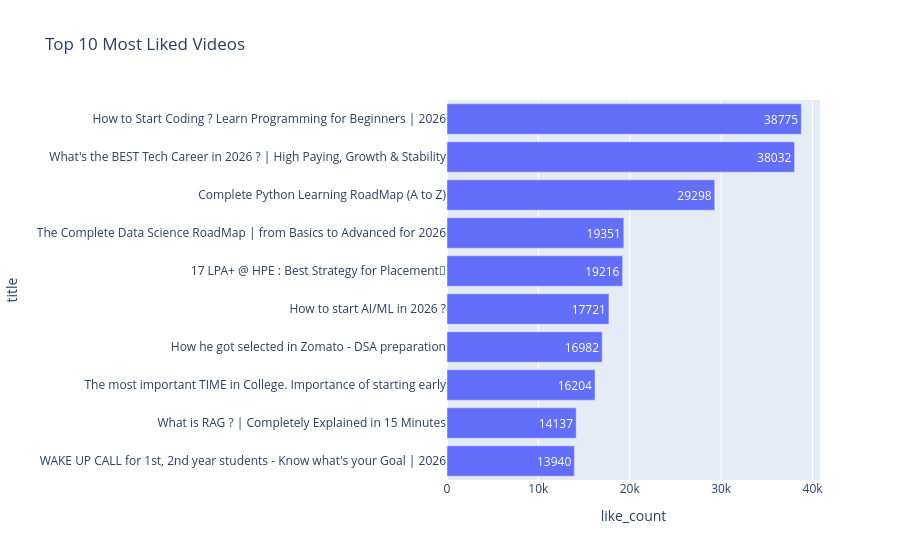

Notebook cell for this chart:
### Code cell
top_likes = videos_df.nlargest(
    10,
    "like_count"
)

fig = px.bar(

    top_likes,

    x="like_count",

    y="title",

    orientation="h",

    title="Top 10 Most Liked Videos",

    text="like_count"

)

fig.update_layout(

    yaxis=dict(autorange="reversed")

)

fig.show()

### Figure 1 — Plotly figure (JSON) as saved in the notebook; plotly's stock layout.template omitted (floating-point values rounded to 4 significant figures)
{"data": [{"hovertemplate": "like_count=%{text}<br>title=%{y}<extra></extra>", "legendgroup": "", "marker": {"color": "#636efa", "pattern": {"shape": ""}}, "name": "", "orientation": "h", "showlegend": false, "text": [38780.0, 38030.0, 29300.0, 19350.0, 19220.0, 17720.0, 16980.0, 16200.0, 14140.0, 13940.0], "textposition": "auto", "type": "bar", "x": [38775, 38032, 29298, 19351, 19216, 17721, 16982, 16204, 14137, 13940], "xaxis": "x", "y": ["How to Start Coding ? Learn Programming for Beginners | 2026", "What's the BEST Tech Career in 2026 ? | High Paying, Growth & Stability", "Complete Python Learning RoadMap (A to Z)", "The Complete Data Science RoadMap | from Basics to Advanced for 2026", "17 LPA+ @ HPE : Best Strategy for Placement🚀", "How to start AI/ML in 2026 ?", "How he got selected in Zomato - DSA preparation", "The most important TIME in College. Importance of starting early", "What is RAG ? | Completely Explained in 15 Minutes", "WAKE UP CALL for 1st, 2nd year students - Know what's your Goal | 2026"], "yaxis": "y"}], "layout": {"barmode": "relative", "legend": {"tracegroupgap": 0}, "title": {"text": "Top 10 Most Liked Videos"}, "xaxis": {"anchor": "y", "domain": [0, 1], "title": {"text": "like_count"}}, "yaxis": {"anchor": "x", "autorange": "reversed", "domain": [0, 1], "title": {"text": "title"}}}}
